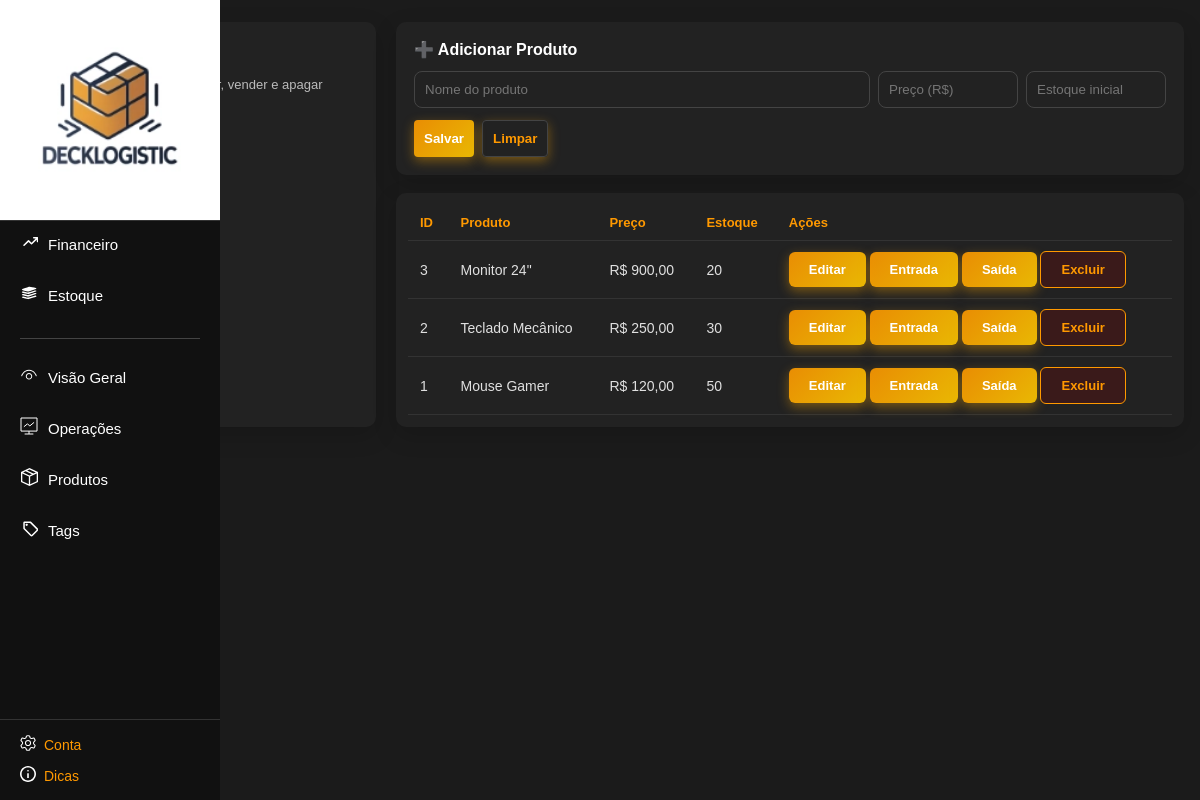
Page /Pages/dashboard/gerenciamento_produtos.php (signed in) on the committed database.
### tables this page shows
CREATE TABLE produtos (
    id INT AUTO_INCREMENT PRIMARY KEY,
    loja_id INT,
    nome VARCHAR(255),
    descricao TEXT,
    lote VARCHAR(50),
    quantidade_estoque INT,
    quantidade_inicial INT NOT NULL DEFAULT 0,
    preco_unitario DECIMAL(10,2),
    custo_unitario DECIMAL(10,2),
    data_reabastecimento DATE,
    criado_em TIMESTAMP DEFAULT CURRENT_TIMESTAMP,
    usuario_id INT,
    deletado_em DATETIME DEFAULT NULL,
    usuario_exclusao_id INT DEFAULT NULL,
    FOREIGN KEY (loja_id) REFERENCES lojas(id),
    FOREIGN KEY (usuario_id) REFERENCES usuarios(id),
    FOREIGN KEY (usuario_exclusao_id) REFERENCES usuarios(id)
);

### Pages/dashboard/gerenciamento_produtos.php (the view, shortened to what this page needs)
<?php
include __DIR__ . '/../../conexao.php';
$usuarioId = $_SESSION['usuario_id'];
$tipo_login = $_SESSION['tipo_login'];
if ($tipo_login === 'empresa') {
    $lojaId = $_SESSION['loja_id'] ?? 0;
} else {
    $res = $conn->prepare("SELECT loja_id FROM usuarios WHERE id = ?");
    $res->bind_param("i", $usuarioId);
    $res->execute();
    $row = $res->get_result()->fetch_assoc();
    $lojaId = $row['loja_id'] ?? 0;
}
$produtos = [];
$stmt = $conn->prepare("SELECT id, nome, preco_unitario, quantidade_estoque, quantidade_inicial, lote FROM produtos WHERE loja_id = ? AND deletado_em IS NULL ORDER BY id DESC");
if ($stmt) {
    $stmt->bind_param("i", $lojaId);
    $stmt->execute();
    $result = $stmt->get_result();
    while ($row = $result->fetch_assoc()) {
        $produtos[] = $row;
    }
}
?>
<!doctype html>
<html lang="pt-br">
<head>
    <link rel="stylesheet" href="../../assets/sidebar.css">
</head>
<body>
  <aside class="sidebar">
    <div class="logo-area">
      <img src="../../img/logoDecklogistic.webp" alt="Logo">
    </div>
    <nav class="nav-section">
      <div class="nav-menus">
        <ul class="nav-list top-section">
          <li><a href="../dashboard/financas.php"><span><img src="../../img/icon-finan.svg" alt="Financeiro"></span>Financeiro</a></li>
          <li><a href="../dashboard/estoque.php"><span><img src="../../img/icon-estoque.svg" alt="Estoque"></span>Estoque</a></li>
        </ul>
        <hr>
        <ul class="nav-list middle-section">
          <li><a href="/Pages/visaoGeral.php"><span><img src="../../img/icon-visao.svg" alt="Visão Geral"></span>Visão Geral</a></li>
          <li><a href="../dashboard/operacoes.php"><span><img src="../../img/icon-operacoes.svg" alt="Operações"></span>Operações</a></li>
          <li><a  class="active" href="../dashboard/tabelas/produtos.php"><span><img src="../../img/icon-produtos.svg" alt="Produtos"></span>Produtos</a></li>
          <li><a href="tag.php"><span><img src="../../img/tag.svg" alt="Tags"></span>Tags</a></li>
        </ul>
      </div>
      <div class="bottom-links">
        <a href="../auth/config.php"><span><img src="../../img/icon-config.svg" alt="Conta"></span>Conta</a>
        <a href="../auth/dicas.php"><span><img src="../../img/icon-dicas.svg" alt="Dicas"></span>Dicas</a>
      </div>
    </nav>
  </aside>
<div class="container">
<aside class="panel">
    <h2>Painel</h2>
    <p class="small">Produtos cadastrados: <strong><?= count($produtos) ?></strong></p>
    <p class="small">Ações: adicionar, editar, comprar, vender e apagar</p>
</aside>
  <main>
    <div class="card">
      <h2>➕ Adicionar Produto</h2>
      <form id="formAdd" method="POST">
        <div class="form-row">
          <input type="text" name="nome" placeholder="Nome do produto" required>
          <input type="number" step="0.01" name="preco" placeholder="Preço (R$)" required>
          <input type="number" name="estoque" placeholder="Estoque inicial" required>
        </div>
        <div class="actions">
            <button class="btn primary" type="submit">Salvar</button>
          <button class="btn ghost" type="reset">Limpar</button>
        </div>
      </form>
    </div>
    <div class="table-wrap" style="margin-top:18px">
      <table>
        <thead>
          <tr><th>ID</th><th>Produto</th><th>Preço</th><th>Estoque</th><th>Ações</th></tr>
        </thead>
        <tbody>
          <?php if (count($produtos) === 0): ?>
            <tr><td colspan="5">Nenhum produto cadastrado.</td></tr>
          <?php else: ?>
            <?php foreach($produtos as $p): ?>
              <tr data-id="<?= $p['id'] ?>" data-nome="<?= htmlspecialchars($p['nome']) ?>" data-preco="<?= $p['preco_unitario'] ?>" data-quantidade="<?= $p['quantidade_estoque'] ?>">
                <td><?= $p['id'] ?></td>
                <td><?= htmlspecialchars($p['nome']) ?></td>
                <td>R$ <?= number_format($p['preco_unitario'],2,',','.') ?></td>
                <td><?= $p['quantidade_estoque'] ?></td>
                    <td class="actions-cell">
                    <button class="btn icon editBtn" type="button" title="Editar">Editar</button>
                    <button class="btn icon buyBtn" type="button" title="Comprar">Entrada</button>
                    <button class="btn icon sellBtn" type="button" title="Vender">Saída</button>
                    <button class="btn icon deleteBtn" type="button" title="Apagar">Excluir</button>
                </td>
              </tr>
            <?php endforeach; ?>
          <?php endif; ?>
        </tbody>
      </table>
    </div>
  </main>
</div>
</body>
</html>

### assets/sidebar.css (style rules this page uses)
* { box-sizing: border-box; margin: 0; padding: 0; }
body { font-family: Arial, sans-serif; background-color: #000000; }
.sidebar { width: 220px; height: 100vh; background-color: #000; color: #fff; display: flex; flex-direction: column; position: fixed; left: 0; top: 0; z-index: 1000; transition: all 0.3s ease-in-out; }
.logo-area { padding: 0; text-align: center; }
.logo-area img { width: 100%; height: auto; object-fit: cover; display: block; }
.nav-section { display: flex; flex-direction: column; height: 100%; }
.nav-menus { flex: 1; display: flex; flex-direction: column; justify-content: flex-start; }
.nav-list { list-style: none; margin-top: 10px; }
.nav-list li { margin-bottom: 5px; }
.nav-list li a { display: flex; align-items: center; padding: 12px 20px; color: #fff; text-decoration: none; font-size: 15px; transition: background 0.2s; }
.nav-list li a span { margin-right: 10px; font-size: 16px; }
.nav-list li a span img { width: 18px; height: 18px; object-fit: contain; }
hr { border: none; height: 1px; background-color: #444; margin: 15px 20px; }
.bottom-links { padding: 15px 20px; border-top: 1px solid #333; display: flex; flex-direction: column; gap: 12px; }
.bottom-links a { color: #ccc; text-decoration: none; font-size: 14px; display: flex; align-items: center; transition: color 0.2s; }
.bottom-links a span { margin-right: 8px; }
.bottom-links a span img { width: 16px; height: 16px; object-fit: contain; }

### rows in the picture
produtos: id "3", nome "Monitor 24\"", preco_unitario "900,00", quantidade_estoque "20"
produtos: id "2", nome "Teclado Mecânico", preco_unitario "250,00", quantidade_estoque "30"
produtos: id "1", nome "Mouse Gamer", preco_unitario "120,00", quantidade_estoque "50"
